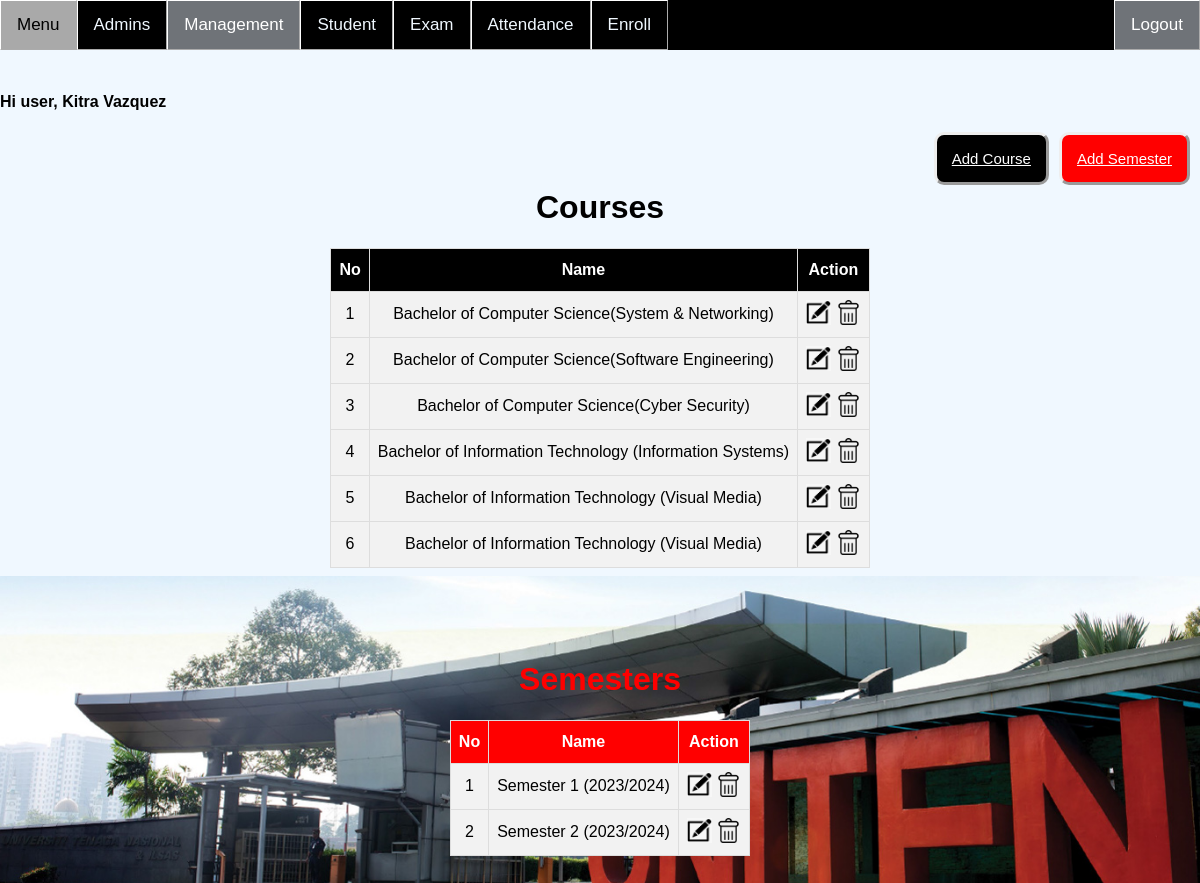
The page /Admin/Management.php (signed in) on the database its author committed.
### tables this page shows
CREATE TABLE `course` (
  `id` int(11) NOT NULL,
  `name` varchar(255) NOT NULL
);

CREATE TABLE `semester` (
  `id` int(11) NOT NULL,
  `name` varchar(255) NOT NULL
);

### Admin/Management.php (the view, shortened to what this page needs)
<?php
if(isset ($_SESSION["userId"]))
{	include "Header.php";
	?>
<!DOCTYPE html>
<html>
<head>
</head>
<body>
	<a style="float:right;margin-right:10px;background-color:red;" href="SemesterAdd.php" class="btn">Add Semester</a>
	<a style="float:right;margin-right:10px" href="CourseAdd.php" class="btn">Add Course</a><br><br>
	<h1 align="center">Courses</h1>
<?php
	$queryGet = "SELECT * FROM course";
	$resultGet = mysqli_query($link,$queryGet);
	if(!$resultGet)
	{
		die ("Invalid Query - get Items List: ". mysqli_error($link));
	}
	else
	{?>
	<table id="table" border="1" align="center">
		<tr>
			<th>No</th>
			<th>Name</th>
			<th>Action</th>
		</tr>
		<form>
<?php	$no=1;
		if(mysqli_num_rows($resultGet)>0){
		while($row= mysqli_fetch_array($resultGet, MYSQLI_BOTH))
		{
			?>
			<tr>
				<td><?php echo $no;?></td>
				<td><?php echo $row['name']?></td>
				<td><a href="CourseEdit.php?id=<?php echo $row['id'];?>">
					<img border="0" alt="editB" src="../CSS/btn/editB.png" width="25" height="25"></a>
					<a href="Delete.php?courseID=<?php echo $row['id'];?>" onclick="return confirm('Are you sure?')">
					<img border="0" alt="editB" src="../CSS/btn/delB.png" width="25" height="25"></a></a>
				</td>
			</tr>
		<?php	$no++;}}
		else{
?>
			<tr>
				<td colspan="6">No Data</td>
			</tr>
		<?php	}?>
		</form>
	</table>
	<br><br><br><br>
<?php
	}
?>
	<h1 align="center" style="color:red;">Semesters</h1>
<?php
	$queryGet = "SELECT * FROM semester";
	$resultGet = mysqli_query($link,$queryGet);
	if(!$resultGet)
	{
		die ("Invalid Query - get Items List: ". mysqli_error($link));
	}
	else
	{?>
	<table id="table" border="1" align="center">
		<tr>
			<th style="background-color:red;">No</th>
			<th style="background-color:red;">Name</th>
			<th style="background-color:red;">Action</th>
		</tr>
		<form>
<?php	$no=1;
		if(mysqli_num_rows($resultGet)>0){
		while($row= mysqli_fetch_array($resultGet, MYSQLI_BOTH))
		{
			?>
			<tr>
				<td><?php echo $no;?></td>
				<td><?php echo $row['name']?></td>
				<td><a href="SemesterEdit.php?id=<?php echo $row['id'];?>">
					<img border="0" alt="editB" src="../CSS/btn/editB.png" width="25" height="25"></a>
					<a href="Delete.php?semesterID=<?php echo $row['id'];?>" onclick="return confirm('Are you sure?')">
					<img border="0" alt="editB" src="../CSS/btn/delB.png" width="25" height="25"></a></a>
				</td>
			</tr>
		<?php	$no++;}}
		else{
?>
			<tr>
				<td colspan="6">No Data</td>
			</tr>
		<?php	}?>
		</form>
	</table>
	<br><br><br><br>
<?php
	}
}
else	{
	echo "No session exists or session has expired. Please log in again ";
	echo "Page will be redirect in 5 seconds";
	header('Refresh: 5; ../Auth/Login.php');
}
?>
</body>
</html>

### CSS/topNav.css (style rules this page uses)
* { box-sizing: border-box; }
body { margin: 0; font-family: Arial, Helvetica, sans-serif; background-image: url("bc.jpg"); background-color:aliceblue; background-size: 100% ; background-repeat: no-repeat; background-attachment: fixed; background-position:90% 100%; position:absolute; top:10%; max-width: -webkit-fill-available; right: 0px; left: 0px; }
.btn { padding: 15px; font-size: 15px; color: white; background: black ; border-style: outset; border-radius: 10px; cursor: pointer; }
#table { font-family: "Trebuchet MS", Arial, Helvetica, sans-serif; border-collapse: collapse; }
#table td, #table th { border: 1px solid #ddd; padding: 8px; text-align: center; max-width: auto; }
#table tr { background-color: #f2f2f2; }
#table th { padding-top: 12px; padding-bottom: 12px; text-align: center; background-color: black; color: white; max-width: auto; background-position: center; }

### rows shown on the page
course: name "Bachelor of Computer Science(System & Networking)"
course: name "Bachelor of Computer Science(Software Engineering)"
course: name "Bachelor of Computer Science(Cyber Security)"
course: name "Bachelor of Information Technology (Information Systems)"
course: name "Bachelor of Information Technology (Visual Media)"
course: name "Bachelor of Information Technology (Visual Media)"
semester: name "Semester 1 (2023/2024)"
semester: name "Semester 2 (2023/2024)"

### other values the page prints
$_SESSION["name"] "Kitra Vazquez"
